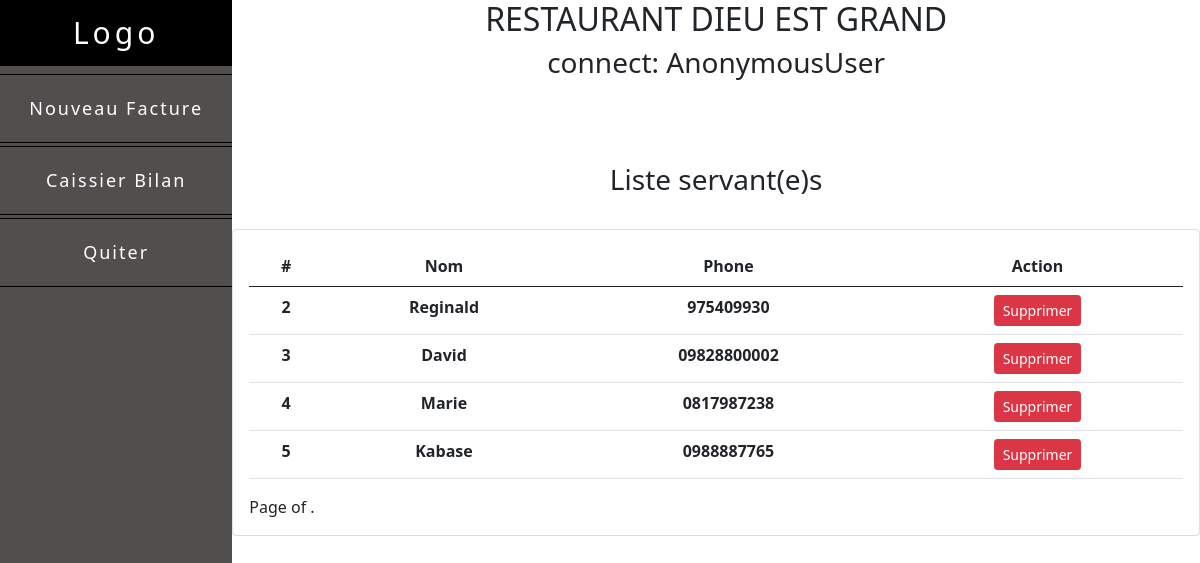
The page /listServante/ on the database its author committed.
### MyRestau/models.py (models this page shows, shortened)
class Servante(models.Model):
    name = models.CharField(max_length=30)
    phone = models.CharField(max_length=20)
    date_time = models.DateTimeField(auto_now=True)

### MyRestau/views.py (the view)
# urls.py: path('listServante/',views.listServante, name='listServante'),
def listServante(request):
    servantes = Servante.objects.all()
    context ={
        'servantes':servantes
    }
    return render (request, 'listServante.html',context)

### MyRestau/templates/listServante.html (shortened to what this page needs)
{% extends "base.html" %}
{% block content  %}
<br>
<h3> Liste servant(e)s </h3>
<br>
<div class="row">
    <div class"col-md-12 text-center">
      <div class="card card-body">
        <table class="table mx-auto">
          <thead>
             <tr>
              <th>#</th>
               <th> Nom</th>
               <th> Phone </th>
               <th> Action </th>
               </tr>
           </thead>
      <tbody id="myTable">
        {% for servante in servantes %}
      <tr>
        <th>{{servante.id}} </th>
        <th>{{servante.name}} </th>
        <th> {{servante.phone}}</th>
        <th> <a class='btn btn-sm btn-danger'  href="{% url "delect_servante" servante.id %}"> Supprimer </a></th>
        {% endfor %}
      </tr>
    </tbody>
    </table>
    <div class="btn-group">
      <span class="step-links">
        <span class="current">
          Page {{ factures.number }} of {{ factures.paginator.num_pages }}.
        </span>
      </span>
    </div>
  </div>
  </div>
</div>
{% endblock  %}

### rows shown on the page
Servante: id "2", name "Reginald", phone "975409930"
Servante: id "3", name "David", phone "09828800002"
Servante: id "4", name "Marie", phone "0817987238"
Servante: id "5", name "Kabase", phone "0988887765"

### other values the page prints
{{ request.user }} "AnonymousUser"
